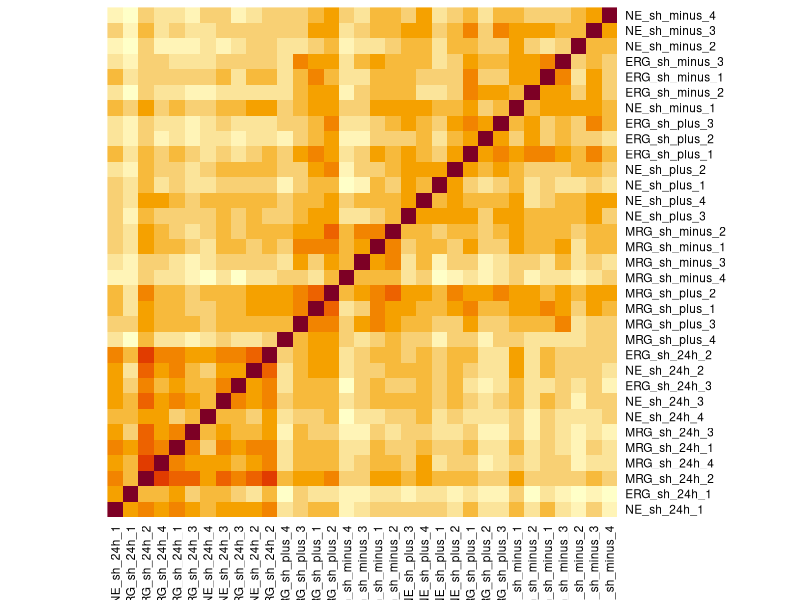
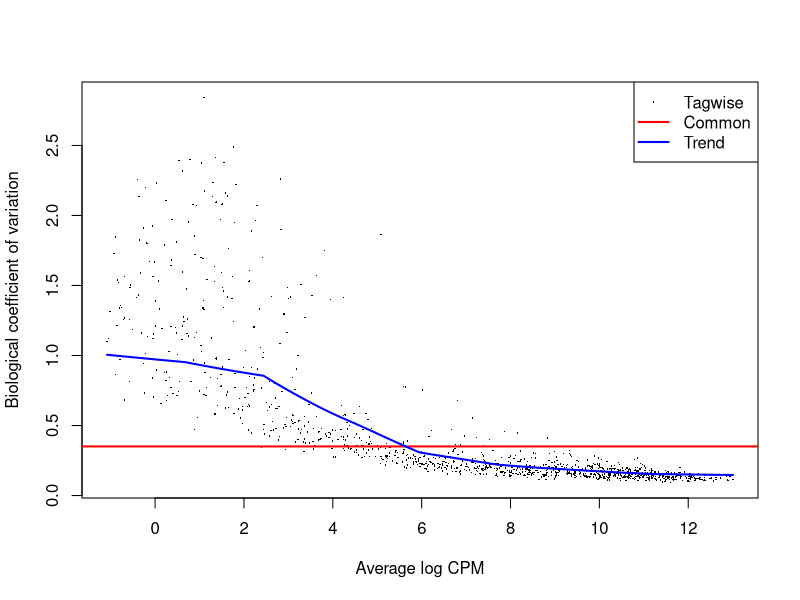

The R source for these figures, in order:
library(readxl)
library(dplyr)
library(edgeR)
library(ggplot2)

raw_data <- read_excel("data/nature13990-s4.xlsx", sheet = "Raw shRNA counts")

# experiment design info
exp.info <- matrix(unlist(strsplit(colnames(raw_data[,-(1:3)]), "_")),
                   ncol=4, byrow = TRUE)
cellstage <- factor(exp.info[,1])
treatment <- factor(exp.info[, 3])
treatment <- relevel(treatment, ref = "24h")
timepoints <- factor(exp.info[,4])

groups <- factor(paste(cellstage, treatment, sep="."))
data <- DGEList(counts = raw_data[,-(1:3)], genes = raw_data[,1:3],
                group = groups)

# Select only hairpins with CPM > 0.5 in more than two samples
shrnas.to.keep <- rowSums(edgeR::cpm(data) > 0.5) >= 2
data <- data[shrnas.to.keep, , keep.lib.sizes=FALSE]

data <- edgeR::calcNormFactors(data)

# attempt to reproduce extended data figure 3f
col.order <- c("NE_sh_minus_4", "NE_sh_minus_3", "NE_sh_minus_2",
               "ERG_sh_minus_3", "ERG_sh_minus_1", "ERG_sh_minus_2",
               "NE_sh_minus_1", "ERG_sh_plus_3", "ERG_sh_plus_2",
               "ERG_sh_plus_1", "NE_sh_plus_2", "NE_sh_plus_1", "NE_sh_plus_4",
               "NE_sh_plus_3", "MRG_sh_minus_2", "MRG_sh_minus_1",
               "MRG_sh_minus_3", "MRG_sh_minus_4", "MRG_sh_plus_2",
               "MRG_sh_plus_1", "MRG_sh_plus_3", "MRG_sh_plus_4",
               "ERG_sh_24h_2", "NE_sh_24h_2", "ERG_sh_24h_3", "NE_sh_24h_3",
               "NE_sh_24h_4", "MRG_sh_24h_3", "MRG_sh_24h_1", "MRG_sh_24h_4",
               "MRG_sh_24h_2", "ERG_sh_24h_1", "NE_sh_24h_1")
log.cpms <- edgeR::cpm(data, log=TRUE, prior.count = 0.25)
log.cpms <- log.cpms[ ,rev(col.order)]
heatmap(cor(log.cpms), Rowv = NA, Colv = NA, scale = "none")

# construct design matrix
design <- model.matrix(~treatment + treatment:cellstage)
rownames(design) <- colnames(data)

# estimate common, tagwise, and trend dispersion and plot the biological
# coefficient of variation (BCV)
data <- edgeR::estimateDisp(data, design, robust=TRUE)
plotBCV(data)
